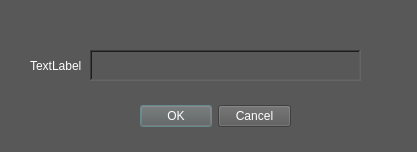
<?xml version="1.0" encoding="UTF-8"?>
<ui version="4.0">
 <class>Dialog</class>
 <widget class="QDialog" name="Dialog">
  <property name="geometry">
   <rect>
    <x>0</x>
    <y>0</y>
    <width>417</width>
    <height>152</height>
   </rect>
  </property>
  <property name="windowTitle">
   <string>Dialog</string>
  </property>
  <property name="styleSheet">
   <string notr="true">background-color: rgb(88, 88, 88);
border-color: rgb(0, 0, 0);
selection-background-color: rgb(127, 172, 177);
border-color: rgb(0, 0, 0);
color: rgb(255, 255, 255);</string>
  </property>
  <widget class="QDialogButtonBox" name="buttonBox">
   <property name="geometry">
    <rect>
     <x>140</x>
     <y>100</y>
     <width>151</width>
     <height>32</height>
    </rect>
   </property>
   <property name="orientation">
    <enum>Qt::Horizontal</enum>
   </property>
   <property name="standardButtons">
    <set>QDialogButtonBox::Cancel|QDialogButtonBox::Ok</set>
   </property>
  </widget>
  <widget class="QPlainTextEdit" name="input">
   <property name="geometry">
    <rect>
     <x>90</x>
     <y>50</y>
     <width>271</width>
     <height>31</height>
    </rect>
   </property>
   <property name="autoFillBackground">
    <bool>false</bool>
   </property>
   <property name="frameShape">
    <enum>QFrame::WinPanel</enum>
   </property>
   <property name="verticalScrollBarPolicy">
    <enum>Qt::ScrollBarAlwaysOff</enum>
   </property>
   <property name="horizontalScrollBarPolicy">
    <enum>Qt::ScrollBarAlwaysOff</enum>
   </property>
   <property name="sizeAdjustPolicy">
    <enum>QAbstractScrollArea::AdjustToContents</enum>
   </property>
  </widget>
  <widget class="QLabel" name="label">
   <property name="geometry">
    <rect>
     <x>30</x>
     <y>50</y>
     <width>51</width>
     <height>31</height>
    </rect>
   </property>
   <property name="text">
    <string>TextLabel</string>
   </property>
  </widget>
 </widget>
 <resources/>
 <connections>
  <connection>
   <sender>buttonBox</sender>
   <signal>accepted()</signal>
   <receiver>Dialog</receiver>
   <slot>accept()</slot>
   <hints>
    <hint type="sourcelabel">
     <x>248</x>
     <y>254</y>
    </hint>
    <hint type="destinationlabel">
     <x>157</x>
     <y>274</y>
    </hint>
   </hints>
  </connection>
  <connection>
   <sender>buttonBox</sender>
   <signal>rejected()</signal>
   <receiver>Dialog</receiver>
   <slot>reject()</slot>
   <hints>
    <hint type="sourcelabel">
     <x>316</x>
     <y>260</y>
    </hint>
    <hint type="destinationlabel">
     <x>286</x>
     <y>274</y>
    </hint>
   </hints>
  </connection>
 </connections>
</ui>
